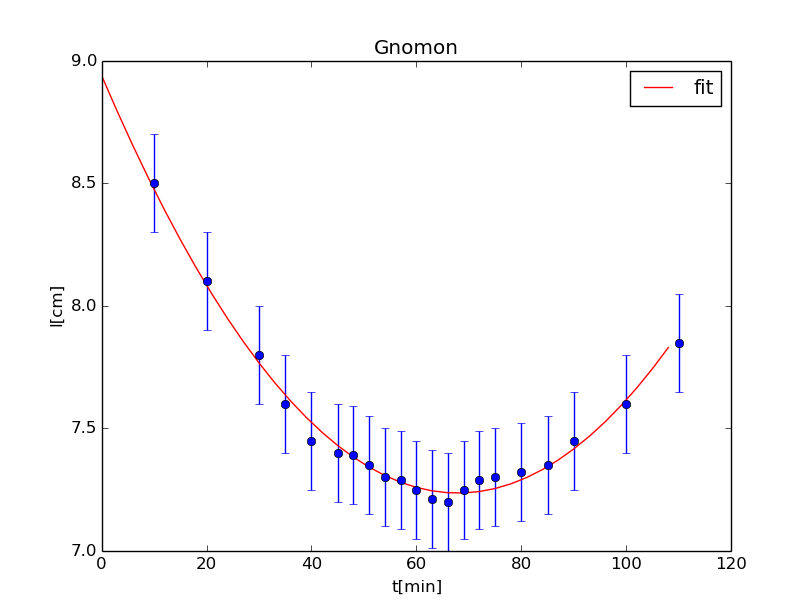

Recreate this plot in Python.
import numpy as np
import matplotlib.pyplot as plt
from scipy.optimize import curve_fit

t, l, deltal = np.loadtxt('podaci3.txt', unpack=True)

def pera(x, a, b, c):
    return a*(x**2) + b*x + c


parametri, cov = curve_fit(pera, t, l, sigma=deltal)

greske=np.sqrt(np.diag(cov))

print(parametri[0], 'greske ', greske[0])
print(parametri[1], 'greske ', greske[1])
print(parametri[2], 'greske ', greske[2])

xo=(-parametri[1])/(2*parametri[0])
print('xo je: ', xo)

yo=parametri[0]*((67.915)**2) + parametri[1]*(67.915)+parametri[2]
print('yo je: ', yo)

x = np.arange(0, 110, 3)
y = pera(x,parametri[0], parametri[1], parametri[2])

plt.plot(x, y, '-r', label='fit')
plt.errorbar(t, l, yerr=deltal, fmt='o')
plt.legend(loc='best')
plt.xlabel('t[min]')
plt.ylabel('l[cm]')
plt.title('Gnomon')
plt.show()
